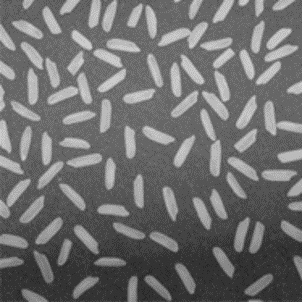
#> input picture Practice-4/hw-2/rice.png, 302 x 302 px
$ python program2.py
#> lines starting #> are read from the running program, lines starting #| are printed output that depends on the picture; long printed decimals are rounded
import numpy as np
from PIL import Image
image = Image.open('rice.png')
#> image is the input picture: PIL image 302x302 P; mean R, G, B, A 110.8, 110.8, 110.8, 255
image_array = np.array(image)
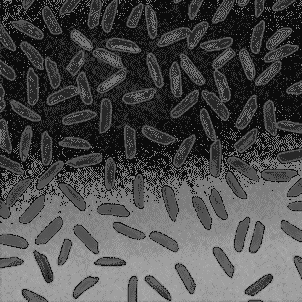
#> image_array: shape (302, 302); min 11, max 170, mean 76
if image_array.ndim == 3:
    image_array = np.mean(image_array, axis=2)

mean = np.mean(image_array)
#> mean = 75.98
variance = np.var(image_array)
#> variance = 3024.6
std_deviation = np.std(image_array)
#> std_deviation = 55
print(f"miangin: {mean}")
#| miangin: 75.984
print(f"variance: {variance}")
#| variance: 3024.557
print(f"enheraf: {std_deviation}")
#| enheraf: 54.996
